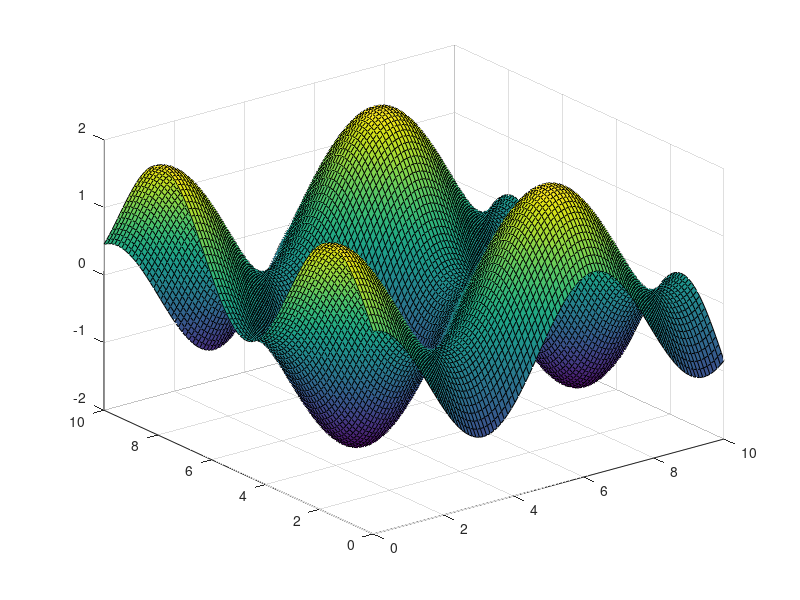

MATLAB code to generate this figure:
xx = linspace (0, 10, 100);
yy = xx;

[XX, YY] = meshgrid(xx, yy);

ff = cos(XX) + sin(YY);

surf (XX, YY, ff)
%contourf (XX, YY, ff)